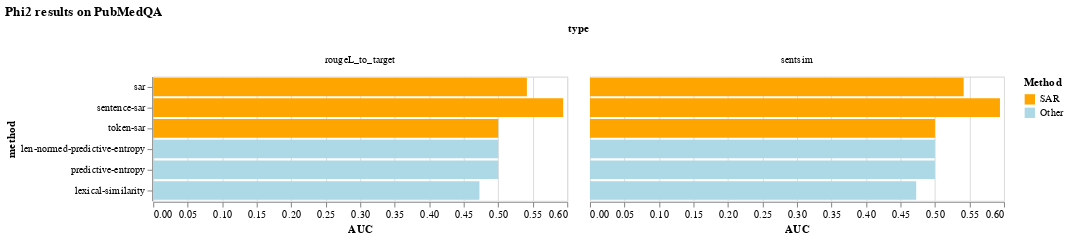

The notebook cell this image was saved under:
### Markdown cell above
#### Phi-2

### Code cell
txt_to_csv("phi2")
phi2_df = pd.read_csv("uncertainty_estimation_results_phi2.csv")
phi2_df["Method"] = ["SAR" if "sar" in method else "Other" for method in phi2_df["method"]]

alt.Chart(phi2_df, title="Phi2 results on PubMedQA").mark_bar().encode(
    alt.Column("type"),
    alt.Y("method", sort=None),
    alt.X("AUC"),
    color=alt.Color("Method", scale=alt.Scale(domain=("SAR", "Other"), range=["orange", "lightblue"]))
)

### Figure 1 — Vega-Lite specification as saved in the notebook (floating-point values rounded to 4 significant figures)
{"config": {"view": {"continuousWidth": 400, "continuousHeight": 300}}, "data": {"name": "data-0e767289aca474ec1be39fe0038295fd"}, "mark": "bar", "encoding": {"color": {"field": "Method", "scale": {"domain": ["SAR", "Other"], "range": ["orange", "lightblue"]}, "type": "nominal"}, "column": {"field": "type", "type": "nominal"}, "x": {"field": "AUC", "type": "quantitative"}, "y": {"field": "method", "sort": null, "type": "nominal"}}, "title": "Phi2 results on PubMedQA", "$schema": "https://vega.github.io/schema/vega-lite/v4.17.0.json", "datasets": {"data-0e767289aca474ec1be39fe0038295fd": [{"accuracy": 0.62, "method": "sar", "type": "rougeL_to_target", "threshold": 0.5, "AUC": 0.5416, "Method": "SAR"}, {"accuracy": 0.62, "method": "sar", "type": "sentsim", "threshold": 0.5, "AUC": 0.5416, "Method": "SAR"}, {"accuracy": 0.62, "method": "sentence-sar", "type": "rougeL_to_target", "threshold": 0.5, "AUC": 0.5942, "Method": "SAR"}, {"accuracy": 0.62, "method": "sentence-sar", "type": "sentsim", "threshold": 0.5, "AUC": 0.5942, "Method": "SAR"}, {"accuracy": 0.62, "method": "token-sar", "type": "rougeL_to_target", "threshold": 0.5, "AUC": 0.5, "Method": "SAR"}, {"accuracy": 0.62, "method": "token-sar", "type": "sentsim", "threshold": 0.5, "AUC": 0.5, "Method": "SAR"}, {"accuracy": 0.62, "method": "len-normed-predictive-entropy", "type": "rougeL_to_target", "threshold": 0.5, "AUC": 0.5, "Method": "Other"}, {"accuracy": 0.62, "method": "len-normed-predictive-entropy", "type": "sentsim", "threshold": 0.5, "AUC": 0.5, "Method": "Other"}, {"accuracy": 0.62, "method": "predictive-entropy", "type": "rougeL_to_target", "threshold": 0.5, "AUC": 0.5, "Method": "Other"}, {"accuracy": 0.62, "method": "predictive-entropy", "type": "sentsim", "threshold": 0.5, "AUC": 0.5, "Method": "Other"}, {"accuracy": 0.62, "method": "lexical-similarity", "type": "rougeL_to_target", "threshold": 0.5, "AUC": 0.4728, "Method": "Other"}, {"accuracy": 0.62, "method": "lexical-similarity", "type": "sentsim", "threshold": 0.5, "AUC": 0.4728, "Method": "Other"}]}}
